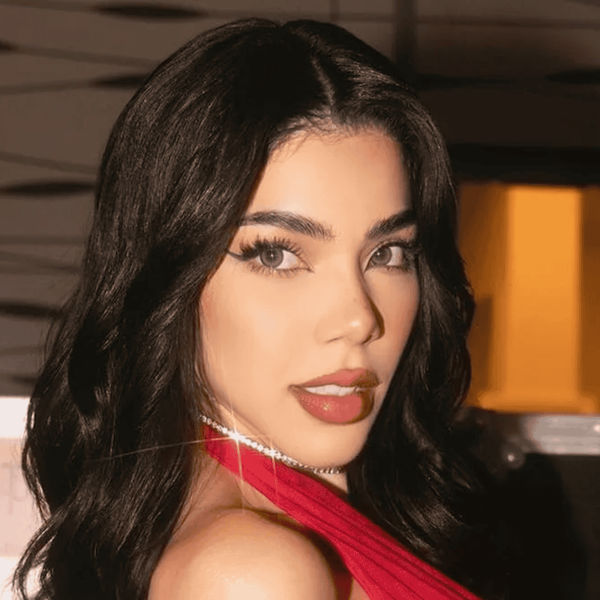
#> input picture keniaos.png, 1200 x 1200 px (shown at 1/2 size)
$ python act5-opencv-1472.py
#> lines starting #> are read from the running program, lines starting #| are printed output that depends on the picture; after the words box and inside, x2 and y2 are one past the last pixel; in counts of white or black regions, pixels touching at a corner belong together
import cv2

# 1. Cargar la imagen original
image = cv2.imread('keniaos.png')
#> image is the input picture: shape (1200, 1200, 3); mean B, G, R 51.8, 69.9, 101.4

# Reducir la original al 50% para que no salga gigante en pantalla
small_original = cv2.resize(image, (0, 0), fx=0.5, fy=0.5)

# 2. Convertir a escala de grises (y reducirla al 50% para mostrarla)
gray_image = cv2.cvtColor(image, cv2.COLOR_BGR2GRAY)
small_gray = cv2.resize(gray_image, (0, 0), fx=0.5, fy=0.5)
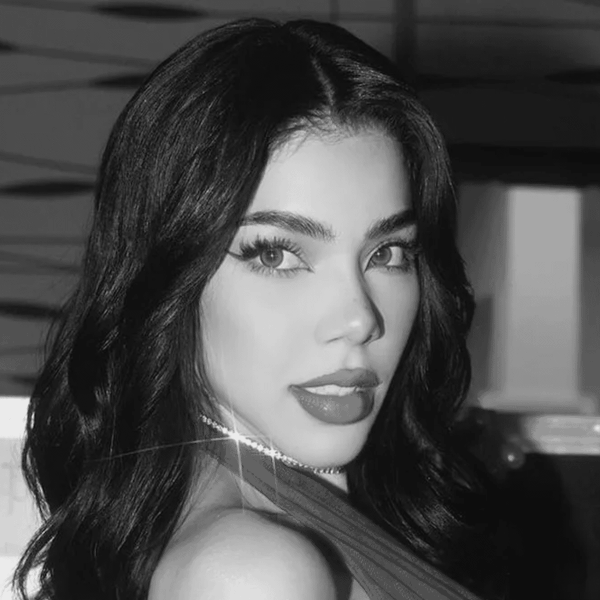
#> small_gray: shape (600, 600); min 13, max 235, mean 77.3

# 3. Redimensionar a un tamaño fijo pequeño (150x100)
resized_image = cv2.resize(image, (150, 100))
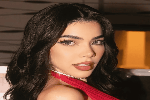
#> resized_image: shape (100, 150, 3); mean B, G, R 51.9, 70, 101.6

# --- MOSTRAR LAS 3 VENTANAS EN PANTALLA ---
cv2.imshow('1. Original - jose solis 1472', small_original)
cv2.imshow('2. Escala de grises - jose solis 1472', small_gray)
cv2.imshow('3. Redimensionada - jose solis 1472', resized_image)

# --- GUARDAR LAS IMAGENES MODIFICADAS ---
cv2.imwrite('gray_keniaos.png', gray_image)
cv2.imwrite('resized_keniaos.png', resized_image)

# Esperar a que presiones cualquier tecla para cerrar todas las ventanas
cv2.waitKey(0)
cv2.destroyAllWindows()


image = cv2.imread('keniaos.png')
(h, w) = image.shape[:2]
#> h = 1200; w = 1200
center = (w // 2, h // 2)
#> center = (600, 600)

matrix = cv2.getRotationMatrix2D(center, 90, 1.0)
rotated_image = cv2.warpAffine(image, matrix, (w, h))

small_rotated = cv2.resize(rotated_image, (0, 0), fx=0.5, fy=0.5)
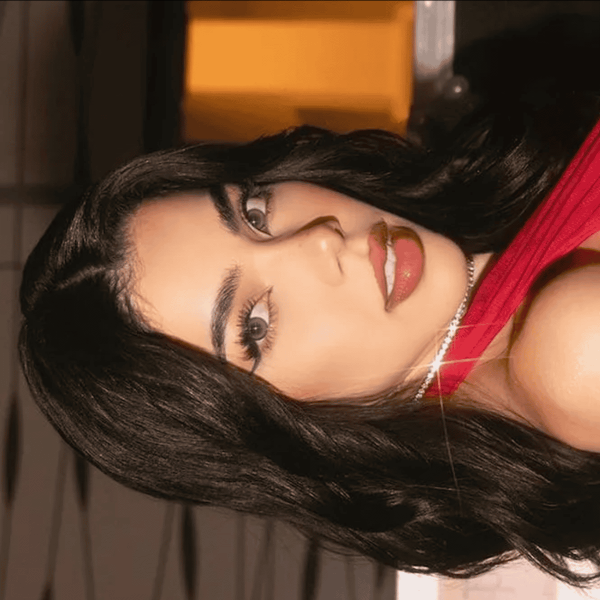
#> small_rotated: shape (600, 600, 3); mean B, G, R 51.8, 69.9, 101.4

cv2.imshow('Imagen rotada 90 grados - jose solis 1472', small_rotated)
cv2.imwrite('rotated_keniaos.png', rotated_image)

cv2.waitKey(0)
cv2.destroyAllWindows()

image = cv2.imread('keniaos.png')
blurred_image = cv2.GaussianBlur(image, (15, 15), 0)

# Reducir al 50% para mostrar en pantalla
small_blurred = cv2.resize(blurred_image, (0, 0), fx=0.5, fy=0.5)

cv2.imshow('Desenfoque Gaussiano - jose solis 1472', small_blurred)
cv2.imwrite('blurred_keniaos.png', blurred_image)

cv2.waitKey(0)
cv2.destroyAllWindows()

image = cv2.imread('keniaos.png')
gray_image = cv2.cvtColor(image, cv2.COLOR_BGR2GRAY)
edges = cv2.Canny(gray_image, 100, 200)
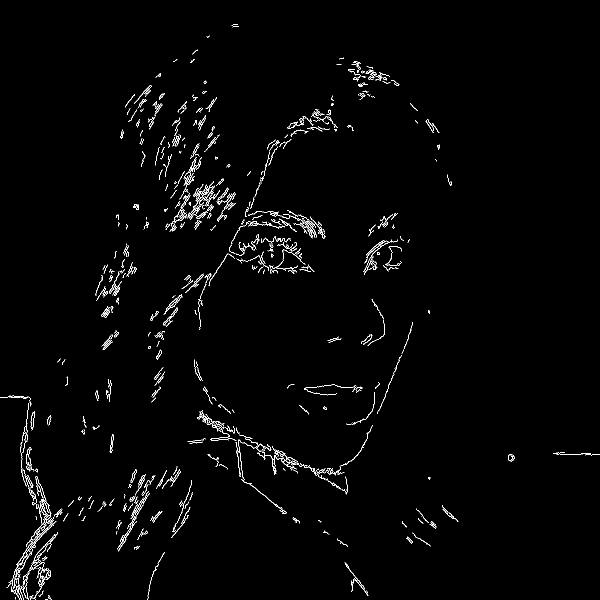
#> edges: shape (1200, 1200) (shown at 1/2 size); 1.5% white in thin lines or dots

# Reducir al 50% para mostrar en pantalla
small_edges = cv2.resize(edges, (0, 0), fx=0.5, fy=0.5)

cv2.imshow('Bordes Canny - jose solis 1472', small_edges)
cv2.imwrite('edges_keniaos.png', edges)

cv2.waitKey(0)
cv2.destroyAllWindows()

image = cv2.imread('keniaos.png')
cv2.rectangle(image, (50, 50), (200, 200), (255, 0, 0), 3)
cv2.putText(image, 'OpenCV', (60, 40), cv2.FONT_HERSHEY_SIMPLEX, 1, (0, 255, 0), 2)

# Reducir al 50% para mostrar en pantalla
small_output = cv2.resize(image, (0, 0), fx=0.5, fy=0.5)

cv2.imshow('Rectangulo y Texto - jose solis 1472', small_output)
cv2.imwrite('output_keniaos.png', image)

cv2.waitKey(0)
cv2.destroyAllWindows()

image = cv2.imread('keniaos.png', 0)
#> image: shape (1200, 1200); min 12, max 234, mean 76.8
_, thresh_image = cv2.threshold(image, 127, 255, cv2.THRESH_BINARY)
#> thresh_image: shape (1200, 1200); 23.2% white; 537 white regions (500 under 20 px)

# Reducir al 50% para mostrar en pantalla
small_thresh = cv2.resize(thresh_image, (0, 0), fx=0.5, fy=0.5)
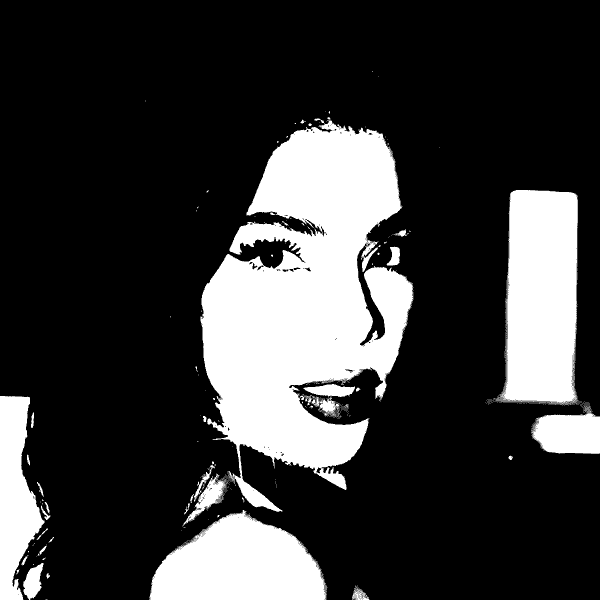
#> small_thresh: shape (600, 600); min 0, max 255, mean 59

cv2.imshow('Umbralizacion (Threshold) - jose solis 1472', small_thresh)
cv2.imwrite('threshold_keniaos.png', thresh_image)

cv2.waitKey(0)
cv2.destroyAllWindows()

import cv2

image = cv2.imread('keniaos.png')
gray_image = cv2.cvtColor(image, cv2.COLOR_BGR2GRAY)
edges = cv2.Canny(gray_image, 100, 200)

contours, _ = cv2.findContours(edges, cv2.RETR_EXTERNAL, cv2.CHAIN_APPROX_SIMPLE)
#> contours = 607 contours, 530 with area under 20; largest, box (x1, y1, x2, y2) and area: (235, 1009, 287, 1103) 301, (52, 894, 64, 937) 180, (17, 1038, 93, 1178) 150, (544, 892, 596, 941) 111, (52, 1042, 113, 1111) 110
cv2.drawContours(image, contours, -1, (0, 255, 0), 2)
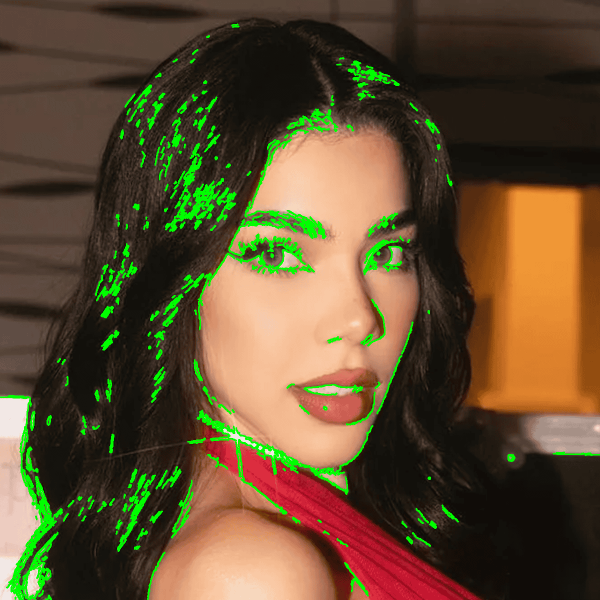
#> image: shape (1200, 1200, 3) (shown at 1/2 size); 4.59% of pixels changed, all inside (x1, y1, x2, y2) = (0, 47, 1200, 1200)

# Reducir al 50% para mostrar en pantalla
small_contours = cv2.resize(image, (0, 0), fx=0.5, fy=0.5)
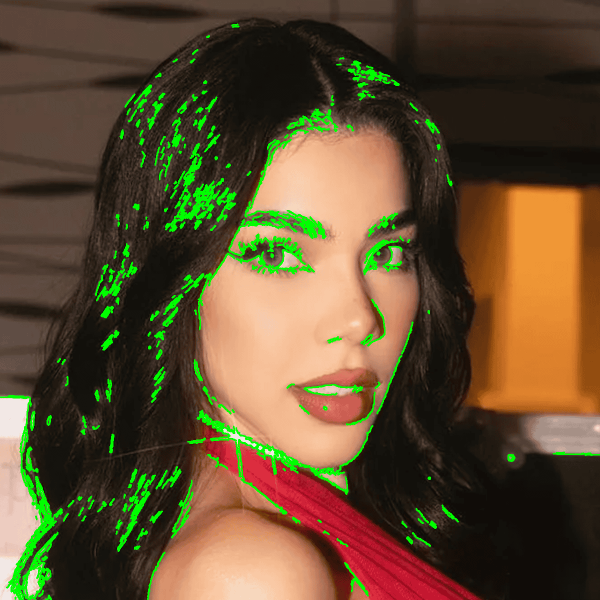
#> small_contours: shape (600, 600, 3); mean B, G, R 48.8, 78, 96.4

cv2.imshow('Contornos - jose solis 1472', small_contours)
cv2.imwrite('contours_keniaos.png', image)

cv2.waitKey(0)
cv2.destroyAllWindows()
